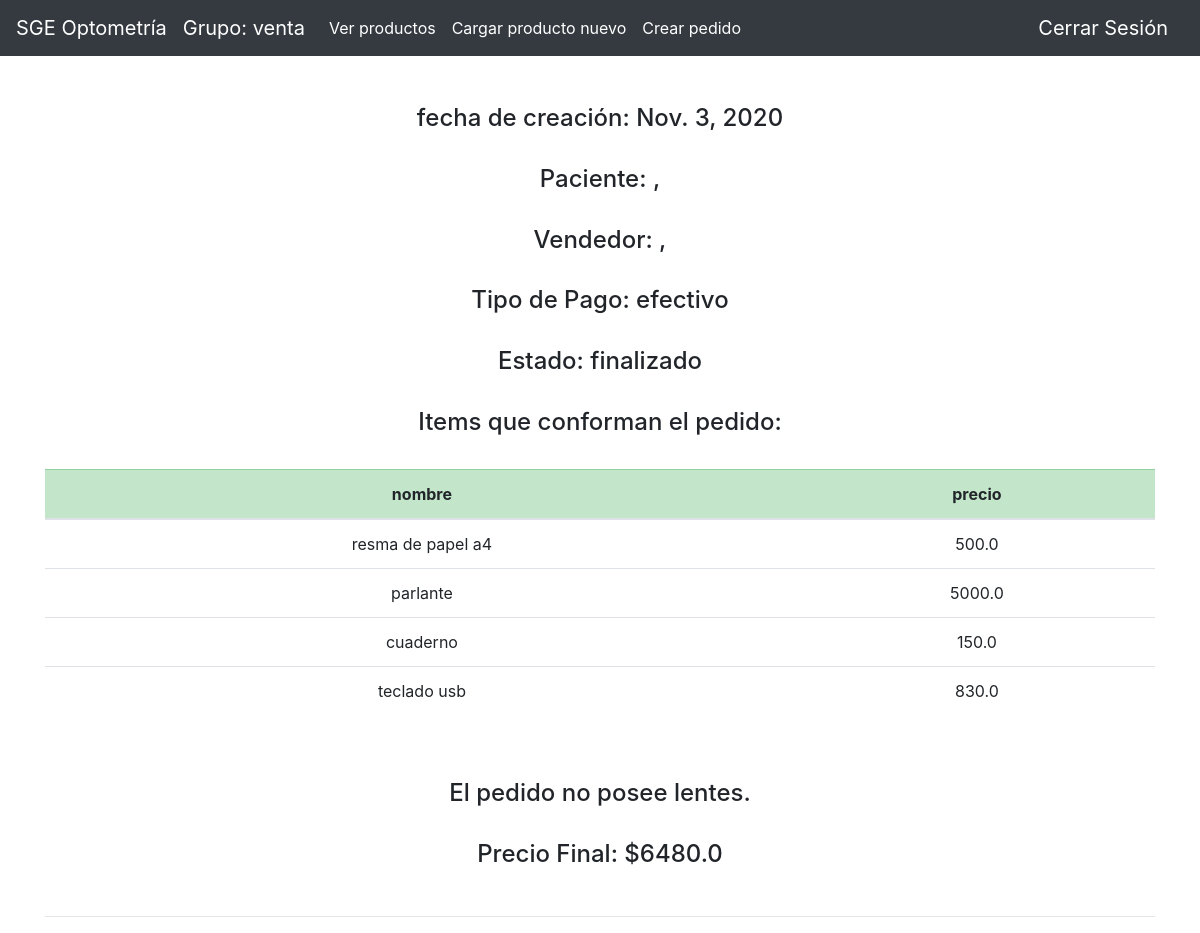
/optometria/pedido/61/detalle (signed in), run on the app's committed database.
### user/models.py (models this page shows)
class User(AbstractUser):
    roles = [
        ('secretario','Secretario'),
        ('medicos','Medico'),
        ('venta','Ventas'),
        ('taller','Taller'),
        ('gerencia','Gerente'),
        ('paciente','Paciente')]
    rol = models.CharField(max_length=16, choices=roles, default='paciente')

### optometria/models.py (models this page shows, shortened)
class Pedido(models.Model):
    tipo_pago = [
        ("credito","Tarjeta de Crédito"),
        ("debito","Tarjeta de Débito"),
        ("virtual","Billetera Virtual"),
        ("efectivo","Efectivo")
    ]
    estado_pedido = [
        ("pendiente","Pendiente"),
        ("pedido","Pedido"),
        ("taller","Taller"),
        ("finalizado","Finalizado")
    ]
    items = models.ManyToManyField(Producto)
    paciente = models.ForeignKey(settings.AUTH_USER_MODEL, on_delete=models.CASCADE, related_name='Pedido_paciente')
    tipo_de_pago = models.CharField(max_length=10, choices=tipo_pago, default='efectivo')
    estado = models.CharField(max_length=12, choices=estado_pedido, default='pendiente')
    fecha = models.DateField(auto_now_add=False, auto_now= False, blank=False)
    vendedor = models.ForeignKey(settings.AUTH_USER_MODEL, on_delete=models.CASCADE, related_name='pedido_vendedor')
    precio = models.FloatField()

class Producto(models.Model):
    nombre = models.CharField(max_length=32)
    precio = models.FloatField()

### optometria/views.py (the view)
# urls.py: path('pedido/<int:id>/detalle', views.detalle_pedido, name='detalle_pedido'),
def detalle_pedido(request, id):
    pedido = Pedido.objects.get(id=id)
    paciente = User.objects.get(id=pedido.paciente.id)
    items = Producto.objects.filter(pedido=id)
    vendedor = User.objects.get(id=pedido.vendedor.id)
    try:
        lente = Lente.objects.get(pedido=id)
    except ObjectDoesNotExist:
        lente = None
    if lente != None:
        precio_final = pedido.precio + lente.precio
    else:
        precio_final = pedido.precio
    return render(request, 'optometria/detalle_pedido.html',{
        'grupo': request.user.rol,
        'pedido': Pedido.objects.get(id=id),
        'lente': lente,
        'paciente':paciente,
        'items':items,
        'vendedor':vendedor,
        'precio_final': precio_final,
        })

### optometria/templates/optometria/detalle_pedido.html (shortened to what this page needs)
{% extends "optometria/new_layout.html" %}
{% block body %}
{% if grupo == "venta" %}
<br>
<h4><center>fecha de creación: {{pedido.fecha}}</center></h4>
<br>
<h4><center>Paciente: {{paciente.first_name}}, {{paciente.last_name}}</center></h4>
<br>
<h4><center>Vendedor: {{vendedor.first_name}}, {{vendedor.last_name}}</center></h4>
<br>
<h4><center>Tipo de Pago: {{pedido.tipo_de_pago}}</center></h4>
<br>
<h4><center>Estado: {{pedido.estado}}</center></h4>
<br>
<h4><center>Items que conforman el pedido:</center></h4>
<br>
    <div class="table-responsive">
        <table class="table table-hover">
            <thead>
                <tr class="table-success">
                    <th scope="col"><center>nombre</center></th>
                    <th scope="col"><center>precio</center></th>
                </tr>
            </thead>
            <tbody>
            {% for item in items %}
                <tr>
                    <td><center>{{item.nombre}}</center></td>
                    <td><center>{{item.precio}}</center></td>
                    </tr>
            {% endfor %}
            </tbody>
        </table>
    </div>
<br>
{% if lente != None %}
<h4><center>Lente</center></h4>
<br>
    <div class="table-responsive">
        <table class="table table-hover">
            <thead>
                <tr class="table-success">
                    <th scope="col"><center>Distancia</center></th>
                    <th scope="col"><center>Lado</center></th>
                    <th scope="col"><center>Con armazón</center></th>
                    <th scope="col"><center>Precio</center></th>
                </tr>
            </thead>
            <tbody>
                <tr>
                    <td><center>{{lente.distancia}}</center></td>
                    <td><center>{{lente.lado}}</center></td>
                    {% if lente.armazon %}
                        <td><center>Si</center></td>
                    {% else %}
                        <td><center>No</center></td>
                    {% endif %}
                    <td><center>{{lente.precio}}</center></td>
                    </tr>
            </tbody>
        </table>
    </div>
{% else %}
<br>
<h4><center>El pedido no posee lentes.</center></h4>
<br>
{% endif %}
<h4><center>Precio Final: ${{precio_final}}</center></h4>
<br>
<hr>
{% endif %}
{% endblock %}

### optometria/templates/optometria/new_layout.html (shortened to what this page needs)
{% load static %}
<!doctype html>
<html lang="en">
  <head>
    <link rel="stylesheet" href="https://cdn.jsdelivr.net/npm/bootstrap@4.5.3/dist/css/bootstrap.min.css">
  </head>
  <body>
  <nav class="navbar navbar-expand-lg navbar-dark bg-dark">
  <a class="navbar-brand" href="{% url 'optometria:index' %}">SGE Optometría</a>
  <a class="navbar-brand">Grupo: {{grupo}}</a>
  <div class="collapse navbar-collapse" id="navbarSupportedContent">
    <ul class="navbar-nav mr-auto">
    {% if grupo == "secretario" %}
      <li class="nav-item">
        <a class="nav-link active" href="{% url 'optometria:agregar_turno'%}">Crear Turno</a>
      </li>
    {% elif grupo == "medicos" %}
      <li class="nav-item">
        <a class="nav-link active" href="{% url 'optometria:agregar_hc'%}">Crear Historia Clínica</a>
      </li>
    {% elif grupo == "venta" %}
    <li class="nav-item">
        <a class="nav-link active" href="{% url 'optometria:ver_producto'%}">Ver productos</a>
      </li>
      <li class="nav-item">
        <a class="nav-link active" href="{% url 'optometria:agregar_producto' %}">Cargar producto nuevo</a>
      </li>
      <li class="nav-item">
        <a class="nav-link active" href="{% url 'optometria:agregar_pedido' %}">Crear pedido</a>
      </li>
      {% endif%}
    </ul>
    <ul class="nav navbar-nav navbar-right">
      <li><a class="navbar-brand" href="{% url 'usuarios:logout' %}">Cerrar Sesión</a></li>
    </ul>
  </div>
</nav>
<div class='container'>
<br>
    {% block body %}
    {% endblock %}
</div>
  </body>
</html>

### data on the page
User: rol "venta"
Pedido: fecha "Nov. 3, 2020", tipo_de_pago "efectivo", estado "finalizado", precio "6480.0"
Producto: nombre "resma de papel a4", precio "500.0"
Producto: nombre "parlante", precio "5000.0"
Producto: nombre "cuaderno", precio "150.0"
Producto: nombre "teclado usb", precio "830.0"
